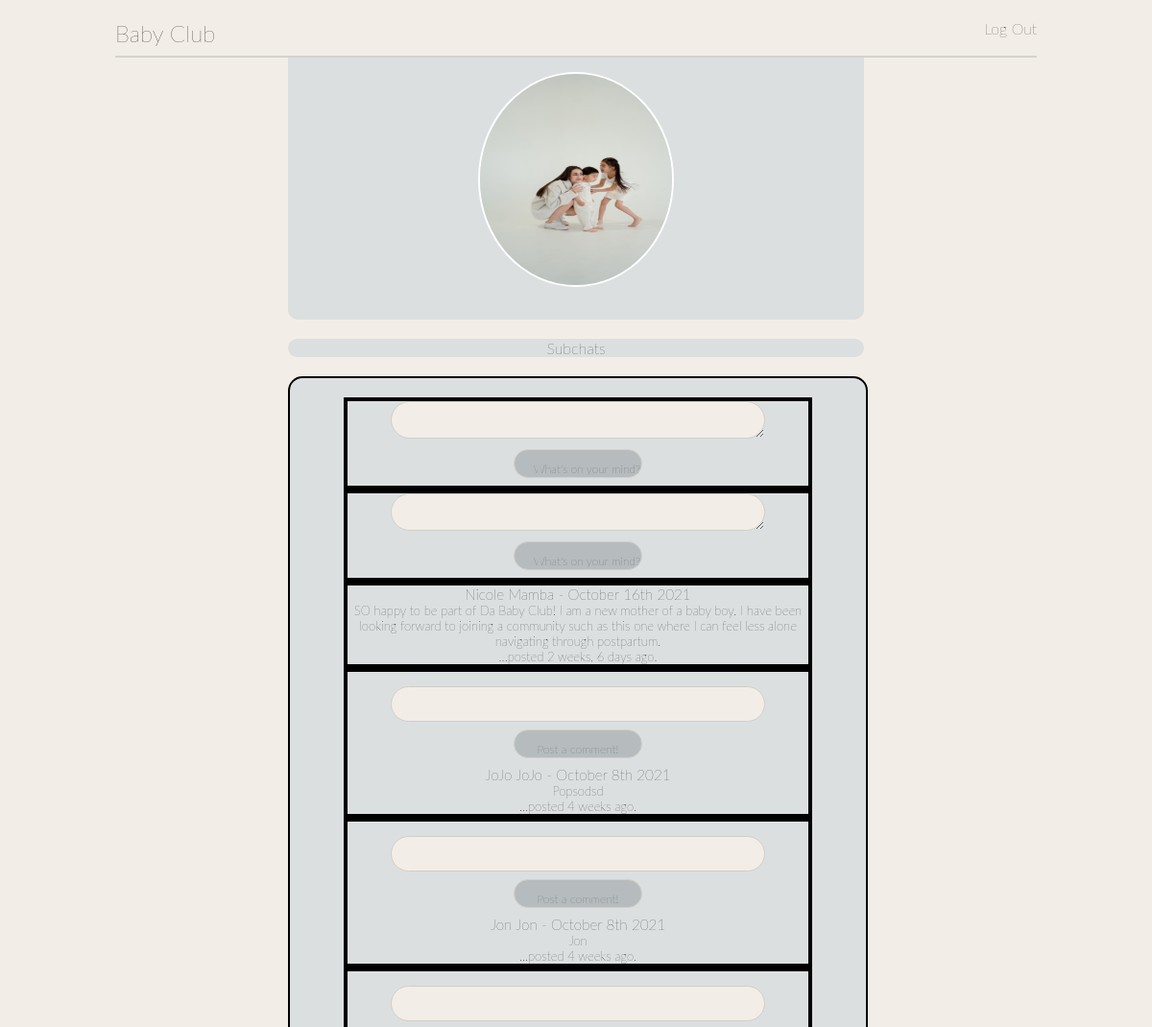
Before: /wall (upper part) with the older database file.
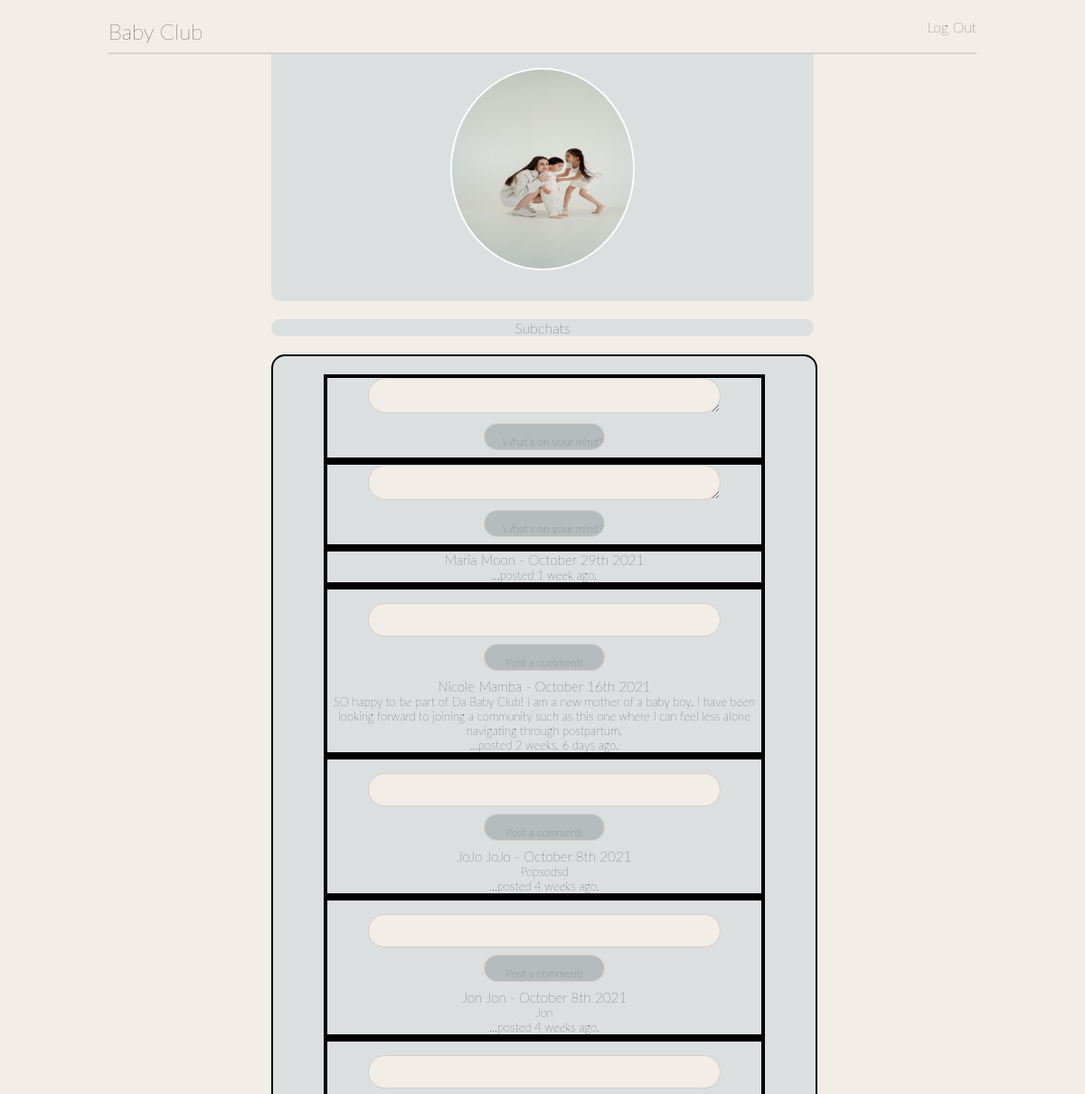
After: the same page with the newer database file.
### apps/jungle_app/models.py (models this page shows)
class Message(models.Model):
    message = models.TextField()
    messager = models.ForeignKey(User, related_name="messages_made", on_delete=models.CASCADE)
    created_at = models.DateTimeField(auto_now_add=True)
    updated_at = models.DateTimeField(auto_now=True)

class User(models.Model):
    first_name = models.CharField(max_length = 255)
    last_name = models.CharField(max_length=255)
    email = models.CharField(max_length=255)
    password = models.CharField(max_length=255)
    confirm_pw = models.CharField(max_length=255)
    created_at = models.DateTimeField(auto_now_add=True)
    updated_at = models.DateTimeField(auto_now=True)
    objects = UserManager()

### apps/jungle_app/views.py (the view)
# urls.py: url(r'^wall$', views.wall),
def wall(request):
    context = {
        'posts' : Message.objects.all(),
    }
    return render(request, 'jungle_app/wall.html', context)

### apps/jungle_app/templates/jungle_app/wall.html (shortened to what this page needs)
<!DOCTYPE html>
<html lang="en">
<head>
    {% load static %}
    <link rel="stylesheet" type="text/css" href="{% static 'jungle_app/css/wall.css' %}">
</head>
<body>
    <div id="container">
        <div id="header">
            <br>
            <br>
            <div id="headerboxes"><h2 id="name">Baby Club</h2></div>
            <div id=headerboxes> <p style= "direction: rtl;"><a href="/logout">Log Out</a><h3></h3></div>
        </div>
   <div id="body">
            <div id="photo">
                {% load static %}
                <img src="{% static 'jungle_app/images/two_kids.jpg'%}" alt="My Image">
                <br>
            </div>
            <div id="navigation">
                <p>Subchats</p>
            </div>
             <div id="messages">
                 <div id="message_one">
                    <form action="/post" method="post">
                        <textarea id="messagebox" name="message" row="3" cols="80"></textarea>
                        <br>
                        <input id="msgbtn" type="submit" value="What's on your mind?">
                    </form>
                 </div>
                 <div id="message_one">
                    <form action="/post" method="post">
                        <textarea id="messagebox" name="message" row="3" cols="80"></textarea>
                        <br>
                        <input id="msgbtn" type="submit" value="What's on your mind?">
                    </form>
                 </div>
                 <div id="message_one">
                    {% for post in posts reversed %}
                    <h3 id="postdetails">{{post.messager.first_name}} {{post.messager.last_name}} - {{post.created_at|date:'F jS Y'}} </h3>
                     <p id="post">{{post.message}}</p>
                     <p id="micro">...posted {{post.created_at|timesince}} ago.</p>
                 </div>
                 <div id="message_one">
                    <form action="/comment" method="post">
                        <input id ="commentbox" type="textarea" name="comment" row="3">
                        <input id="cmtbtn" type="submit" value="Post a comment!">
                        {% endfor %}
                    </form>
                 </div>
            </div>
        </div>
    </div>
</body>
</html>

Changed rows visible on the page:
added Message: messager.first_name "Maria", messager.last_name "Moon", created_at "October 29th 2021", created_at "1 week"
